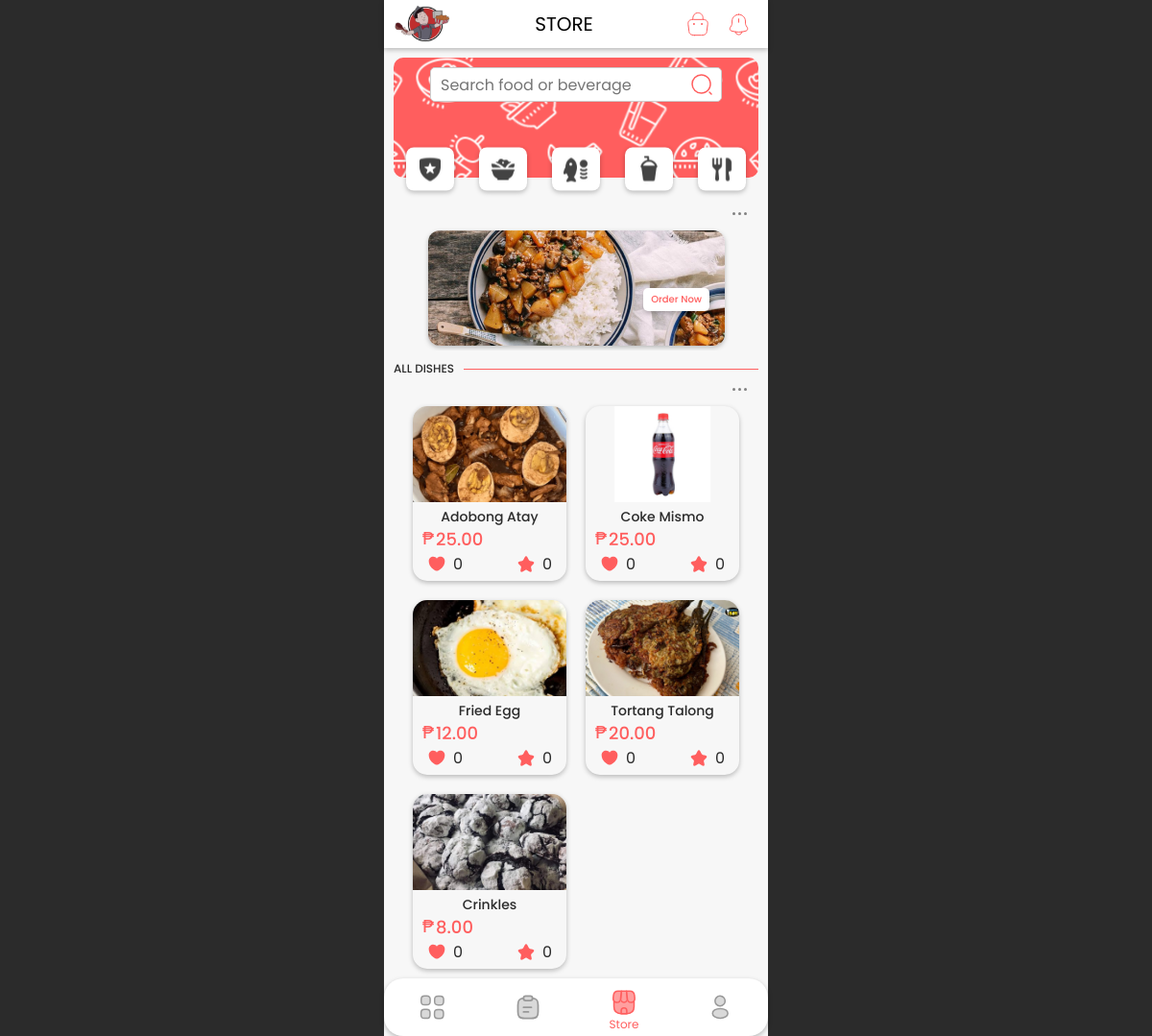
Page /admin/store.php on the committed database.
### tables this page shows
CREATE TABLE `food_product` (
  `food_id` int(11) NOT NULL,
  `name` varchar(100) NOT NULL,
  `price` decimal(10,2) NOT NULL,
  `description` mediumtext NOT NULL,
  `img` varchar(100) NOT NULL,
  `availability` varchar(255) NOT NULL,
  `rates` float NOT NULL,
  `likes` int(11) NOT NULL,
  `sold` int(11) NOT NULL,
  `created_at` timestamp NOT NULL DEFAULT current_timestamp(),
  `updated_at` timestamp NOT NULL DEFAULT current_timestamp() ON UPDATE current_timestamp()
);

### classes/food.class.php (called while the page is built, shortened)
<?php
    include_once 'database.php';
    class Food{
        protected $db;
        function __construct(){
            $this->db = new Database;
        }
        function checkEmpty(){
            $sql = 'SELECT COUNT(*) FROM food_product;';
            $query = $this->db->connect()->prepare($sql);
            if($query->execute()){
                $data = $query->fetch();
            }
            return $data;
        }
        function render(){
            $sql = 'SELECT * FROM food_product;';
            $query = $this->db->connect()->prepare($sql);
            if($query->execute()){
                $data = $query->fetchAll();
            }
            return $data;
        }
    }
?>

### classes/database.php (called while the page is built)
<?php
    class Database{
        private $host = 'localhost';
        private $username = 'root';
        private $password = '';
        private $database = 'meraki';
        protected $connection;
        function connect(){
            try{
                $this->connection = new PDO("mysql:host=$this->host;dbname=$this->database",
                                            $this->username, $this->password);
            }
            catch(PDOException $e){
                echo 'Connection Error ' . $e->getMessage();
            }
            return $this->connection;
        }
    }
?>

### admin/store.php (the view, shortened to what this page needs)
<?php
    include_once '../includess/header.php';
    include_once '../classes/food.class.php';
?>
<div class="wrapper">
    <?php
        include_once '../includess/admin/topnav.php';
    ?>
    <section class="store">
        <div class="filter">
            <div class="content">
                <div class="search">
                    <input type="text" name="search" placeholder="Search food or beverage">
                    <a href="#">
                        <img src="../icons/mix/search.svg">
                    </a>
                </div>
                <div class="filter-btns">
                    <button>
                        <img src="../icons/filter/favorites.svg">
                    </button>
                    <button>
                        <img src="../icons/filter/vegetable.svg">
                    </button>
                    <button>
                        <img src="../icons/filter/fish.svg">
                    </button>
                    <button>
                        <img src="../icons/filter/drinks.svg">
                    </button>
                    <button>
                        <img src="../icons/filter/cutlery.svg">
                    </button>
                </div>
            </div>
        </div>
<?php
        $foods = new Food;
        if($foods->checkEmpty()[0] <= 0) {
            echo '<div class="empty"><h1>Sorry, no available food as of now.</h1></div>';
        }
        else {
?>
        <div class="banner">
            <div class="action">
                <span class="dots"></span>
                <span class="dots"></span>
                <span class="dots"></span>
            </div>
            <div class="content">
                <img class="banner-item" src="../icons/uploads/banners/banner.png">
                <a href="#" class="order-now-btn">Order Now</a>
            </div>
        </div>
        <div class="indicator">
            <h1>ALL DISHES</h1>
            <hr>
        </div>
        <div class="item-container">
            <div class="action">
                <span class="dots"></span>
                <span class="dots"></span>
                <span class="dots"></span>
            </div>
            <?php
                foreach($foods->render() as $food){
            ?>
            <div class="items-wrapper">
                <a href="food_details.php?food_id=<?= $food['food_id']; ?>" class="items">
                    <img class="img" src="../icons/uploads/dishes/<?= $food['img'] ?>">
                    <div class="item-desc">
                        <div class="name-cont">
                            <p><?= $food['name'] ?></p>
                        </div>
                        <div class="price-cont">
                            <span>₱</span>
                            <h4><?= $food['price'] ?></h4>
                        </div>
                        <div class="rates">
                            <div>
                                <img src="../icons/mix/heart.svg">
                                <p><?= $food['likes'] ?></p>
                            </div>
                            <div>
                                <img src="../icons/mix/star.svg">
                                <p><?= $food['rates'] ?></p>
                            </div>
                        </div>
                    </div>
                </a>
            </div>
            <?php
                }
            ?>
        </div>
<?php
        }
?>
    </section>
    <?php
        include_once '../includess/admin/navbar.php';
    ?>
</div>
<?php
    include_once '../includess/footer.php';
?>

### rows in the picture
food_product: img (picture), name "Adobong Atay", price "25.00", likes "0", rates "0"
food_product: img (picture), name "Coke Mismo", price "25.00", likes "0", rates "0"
food_product: img (picture), name "Fried Egg", price "12.00", likes "0", rates "0"
food_product: img (picture), name "Tortang Talong", price "20.00", likes "0", rates "0"
food_product: img (picture), name "Crinkles", price "8.00", likes "0", rates "0"

### other values in the picture
$page_title "STORE"
$page_title "Store"
